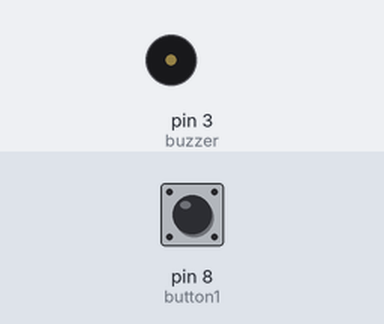
Bench run of a sketch on a simulated Arduino Uno, built with avr-gcc and run on an emulated ATmega328P. On the bench: buzzer (waves = sounding). The inputs (shaded band) are chosen by the test bench; at power-on: pin 8 (button1) HIGH.

Above: at 1.2 s.
1.3 s: pin 8 (button1) pulled LOW for 0.15 s
At 9.5 s:
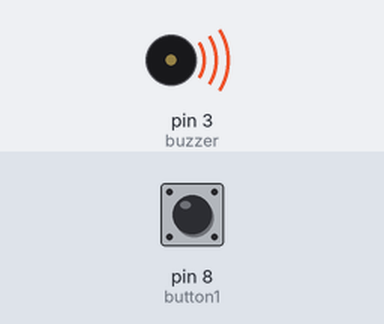
Timing chart, 0 to 10.4 s (numbered marks = the images above; inputs shaded):
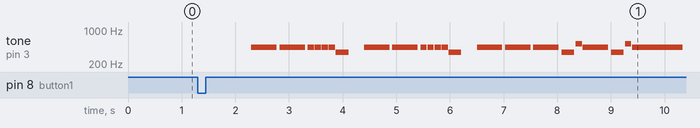

The sketch:

bz-btn-plus.ino
```cpp
#include <Pushbutton.h>

#define button1 8

//notas musicais

#define NOTE_B0  31
#define NOTE_C1  33
#define NOTE_CS1 35
#define NOTE_D1  37
#define NOTE_DS1 39
#define NOTE_E1  41
#define NOTE_F1  44
#define NOTE_FS1 46
#define NOTE_G1  49
#define NOTE_GS1 52
#define NOTE_A1  55
#define NOTE_AS1 58
#define NOTE_B1  62
#define NOTE_C2  65
#define NOTE_CS2 69
#define NOTE_D2  73
#define NOTE_DS2 78
#define NOTE_E2  82
#define NOTE_F2  87
#define NOTE_FS2 93
#define NOTE_G2  98
#define NOTE_GS2 104
#define NOTE_A2  110
#define NOTE_AS2 117
#define NOTE_B2  123
#define NOTE_C3  131
#define NOTE_CS3 139
#define NOTE_D3  147
#define NOTE_DS3 156
#define NOTE_E3  165
#define NOTE_F3  175
#define NOTE_FS3 185
#define NOTE_G3  196
#define NOTE_GS3 208
#define NOTE_A3  220
#define NOTE_AS3 233
#define NOTE_B3  247
#define NOTE_C4  262
#define NOTE_CS4 277
#define NOTE_D4  294
#define NOTE_DS4 311
#define NOTE_E4  330
#define NOTE_F4  349
#define NOTE_FS4 370
#define NOTE_G4  392
#define NOTE_GS4 415
#define NOTE_A4  440
#define NOTE_AS4 466
#define NOTE_B4  494
#define NOTE_C5  523
#define NOTE_CS5 554
#define NOTE_D5  587
#define NOTE_DS5 622
#define NOTE_E5  659
#define NOTE_F5  698
#define NOTE_FS5 740
#define NOTE_G5  784
#define NOTE_GS5 831
#define NOTE_A5  880
#define NOTE_AS5 932
#define NOTE_B5  988
#define NOTE_C6  1047
#define NOTE_CS6 1109
#define NOTE_D6  1175
#define NOTE_DS6 1245
#define NOTE_E6  1319
#define NOTE_F6  1397
#define NOTE_FS6 1480
#define NOTE_G6  1568
#define NOTE_GS6 1661
#define NOTE_A6  1760
#define NOTE_AS6 1865
#define NOTE_B6  1976
#define NOTE_C7  2093
#define NOTE_CS7 2217
#define NOTE_D7  2349
#define NOTE_DS7 2489
#define NOTE_E7  2637
#define NOTE_F7  2794
#define NOTE_FS7 2960
#define NOTE_G7  3136
#define NOTE_GS7 3322
#define NOTE_A7  3520
#define NOTE_AS7 3729
#define NOTE_B7  3951
#define NOTE_C8  4186
#define NOTE_CS8 4435
#define NOTE_D8  4699
#define NOTE_DS8 4978
#define REST 0


int count = 0;

int tempo=114;

int buzzer = 3;
Pushbutton pbutton1(button1);

void setup() {
}

void loop()
{
  int count = 0;

  if (pbutton1.isPressed())
  {

    count = count +1; //increase the counter once the button is released
    if (count>3)
    {
      count=0;
    }
    delay(1000);
  }
  if (count == 1) //IMPERIAL MARCH
  {
    int melody[] =
    {
    NOTE_A4,-4, NOTE_A4,-4, NOTE_A4,16, NOTE_A4,16, NOTE_A4,16, NOTE_A4,16, NOTE_F4,8, REST,8,
    NOTE_A4,-4, NOTE_A4,-4, NOTE_A4,16, NOTE_A4,16, NOTE_A4,16, NOTE_A4,16, NOTE_F4,8, REST,8,
    NOTE_A4,4, NOTE_A4,4, NOTE_A4,4, NOTE_F4,-8, NOTE_C5,16,

    NOTE_A4,4, NOTE_F4,-8, NOTE_C5,16, NOTE_A4,2,//4
    NOTE_E5,4, NOTE_E5,4, NOTE_E5,4, NOTE_F5,-8, NOTE_C5,16,
    NOTE_A4,4, NOTE_F4,-8, NOTE_C5,16, NOTE_A4,2,

    NOTE_A5,4, NOTE_A4,-8, NOTE_A4,16, NOTE_A5,4, NOTE_GS5,-8, NOTE_G5,16, //7
    NOTE_DS5,16, NOTE_D5,16, NOTE_DS5,8, REST,8, NOTE_A4,8, NOTE_DS5,4, NOTE_D5,-8, NOTE_CS5,16,

    NOTE_C5,16, NOTE_B4,16, NOTE_C5,16, REST,8, NOTE_F4,8, NOTE_GS4,4, NOTE_F4,-8, NOTE_A4,-16,//9
    NOTE_C5,4, NOTE_A4,-8, NOTE_C5,16, NOTE_E5,2,

    NOTE_A5,4, NOTE_A4,-8, NOTE_A4,16, NOTE_A5,4, NOTE_GS5,-8, NOTE_G5,16, //7
    NOTE_DS5,16, NOTE_D5,16, NOTE_DS5,8, REST,8, NOTE_A4,8, NOTE_DS5,4, NOTE_D5,-8, NOTE_CS5,16,

    NOTE_C5,16, NOTE_B4,16, NOTE_C5,16, REST,8, NOTE_F4,8, NOTE_GS4,4, NOTE_F4,-8, NOTE_A4,-16,//9
    NOTE_A4,4, NOTE_F4,-8, NOTE_C5,16, NOTE_A4,2,
    };

  int notes = sizeof(melody) / sizeof(melody[0]) / 2;
  int wholenote = (60000 * 4) / tempo;
  int divider = 0, noteDuration = 0;

  for (int thisNote = 0; thisNote < notes * 2; thisNote = thisNote + 2) {
    divider = melody[thisNote + 1];
    if (divider > 0) {
      noteDuration = (wholenote) / divider;
    } else if (divider < 0) {
      noteDuration = (wholenote) / abs(divider);
    }
    tone(buzzer, melody[thisNote], noteDuration*0.9);
    delay(noteDuration);
    noTone(buzzer);
    }
  }else

 if (count == 2){//TAKE ON ME

    int melody[] =
    {
    NOTE_FS5,8, NOTE_FS5,8,NOTE_D5,8, NOTE_B4,8, REST,8, NOTE_B4,8, REST,8, NOTE_E5,8,
    REST,8, NOTE_E5,8, REST,8, NOTE_E5,8, NOTE_GS5,8, NOTE_GS5,8, NOTE_A5,8, NOTE_B5,8,
    NOTE_A5,8, NOTE_A5,8, NOTE_A5,8, NOTE_E5,8, REST,8, NOTE_D5,8, REST,8, NOTE_FS5,8,
    REST,8, NOTE_FS5,8, REST,8, NOTE_FS5,8, NOTE_E5,8, NOTE_E5,8, NOTE_FS5,8, NOTE_E5,8,
    NOTE_FS5,8, NOTE_FS5,8,NOTE_D5,8, NOTE_B4,8, REST,8, NOTE_B4,8, REST,8, NOTE_E5,8,

    REST,8, NOTE_E5,8, REST,8, NOTE_E5,8, NOTE_GS5,8, NOTE_GS5,8, NOTE_A5,8, NOTE_B5,8,
    NOTE_A5,8, NOTE_A5,8, NOTE_A5,8, NOTE_E5,8, REST,8, NOTE_D5,8, REST,8, NOTE_FS5,8,
    REST,8, NOTE_FS5,8, REST,8, NOTE_FS5,8, NOTE_E5,8, NOTE_E5,8, NOTE_FS5,8, NOTE_E5,8,
    NOTE_FS5,8, NOTE_FS5,8,NOTE_D5,8, NOTE_B4,8, REST,8, NOTE_B4,8, REST,8, NOTE_E5,8,
    REST,8, NOTE_E5,8, REST,8, NOTE_E5,8, NOTE_GS5,8, NOTE_GS5,8, NOTE_A5,8, NOTE_B5,8,

    NOTE_A5,8, NOTE_A5,8, NOTE_A5,8, NOTE_E5,8, REST,8, NOTE_D5,8, REST,8, NOTE_FS5,8,
    REST,8, NOTE_FS5,8, REST,8, NOTE_FS5,8, NOTE_E5,8, NOTE_E5,8, NOTE_FS5,8, NOTE_E5,8,
    };

  int notes = sizeof(melody) / sizeof(melody[0]) / 2;
  int wholenote = (60000 * 4) / tempo;
  int divider = 0, noteDuration = 0;

  for (int thisNote = 0; thisNote < notes * 2; thisNote = thisNote + 2) {
    divider = melody[thisNote + 1];
    if (divider > 0) {
      noteDuration = (wholenote) / divider;
    } else if (divider < 0) {
      noteDuration = (wholenote) / abs(divider);
    }
    tone(buzzer, melody[thisNote], noteDuration*0.9);
    delay(noteDuration);
    noTone(buzzer);
    }
  }else

 if (count == 3){//ASA BRANCA

    int melody[] =
    {
    NOTE_G4,8, NOTE_A4,8, NOTE_B4,4, NOTE_D5,4, NOTE_D5,4, NOTE_B4,4,
    NOTE_C5,4, NOTE_C5,2, NOTE_G4,8, NOTE_A4,8,
    NOTE_B4,4, NOTE_D5,4, NOTE_D5,4, NOTE_C5,4,

    NOTE_B4,2, REST,8, NOTE_G4,8, NOTE_G4,8, NOTE_A4,8,
    NOTE_B4,4, NOTE_D5,4, REST,8, NOTE_D5,8, NOTE_C5,8, NOTE_B4,8,
    NOTE_G4,4, NOTE_C5,4, REST,8, NOTE_C5,8, NOTE_B4,8, NOTE_A4,8,

    NOTE_A4,4, NOTE_B4,4, REST,8, NOTE_B4,8, NOTE_A4,8, NOTE_G4,8,
    NOTE_G4,2, REST,8, NOTE_G4,8, NOTE_G4,8, NOTE_A4,8,
    NOTE_B4,4, NOTE_D5,4, REST,8, NOTE_D5,8, NOTE_C5,8, NOTE_B4,8,

    NOTE_G4,4, NOTE_C5,4, REST,8, NOTE_C5,8, NOTE_B4,8, NOTE_A4,8,
    NOTE_A4,4, NOTE_B4,4, REST,8, NOTE_B4,8, NOTE_A4,8, NOTE_G4,8,
    NOTE_G4,4, NOTE_F5,8, NOTE_D5,8, NOTE_E5,8, NOTE_C5,8, NOTE_D5,8, NOTE_B4,8,

    NOTE_C5,8, NOTE_A4,8, NOTE_B4,8, NOTE_G4,8, NOTE_A4,8, NOTE_G4,8, NOTE_E4,8, NOTE_G4,8,
    NOTE_G4,4, NOTE_F5,8, NOTE_D5,8, NOTE_E5,8, NOTE_C5,8, NOTE_D5,8, NOTE_B4,8,
    NOTE_C5,8, NOTE_A4,8, NOTE_B4,8, NOTE_G4,8, NOTE_A4,8, NOTE_G4,8, NOTE_E4,8, NOTE_G4,8,
    NOTE_G4,-2, REST,4
    };

  int notes = sizeof(melody) / sizeof(melody[0]) / 2;
  int wholenote = (60000 * 4) / tempo;
  int divider = 0, noteDuration = 0;

  for (int thisNote = 0; thisNote < notes * 2; thisNote = thisNote + 2) {
    divider = melody[thisNote + 1];
    if (divider > 0) {
      noteDuration = (wholenote) / divider;
    } else if (divider < 0) {
      noteDuration = (wholenote) / abs(divider);
    }
    tone(buzzer, melody[thisNote], noteDuration*0.9);
    delay(noteDuration);
    noTone(buzzer);
    }
  }
}
```

Measured:
- after the input at 1.3 s, tone on pin 3 (buzzer): plays 440 Hz for 0.47 s, 440 Hz for 0.47 s, 440 Hz for 0.12 s, 440 Hz for 0.12 s, 440 Hz for 0.12 s, 440 Hz for 0.12 s … (23 notes in this stretch), starting after 1.0 s
